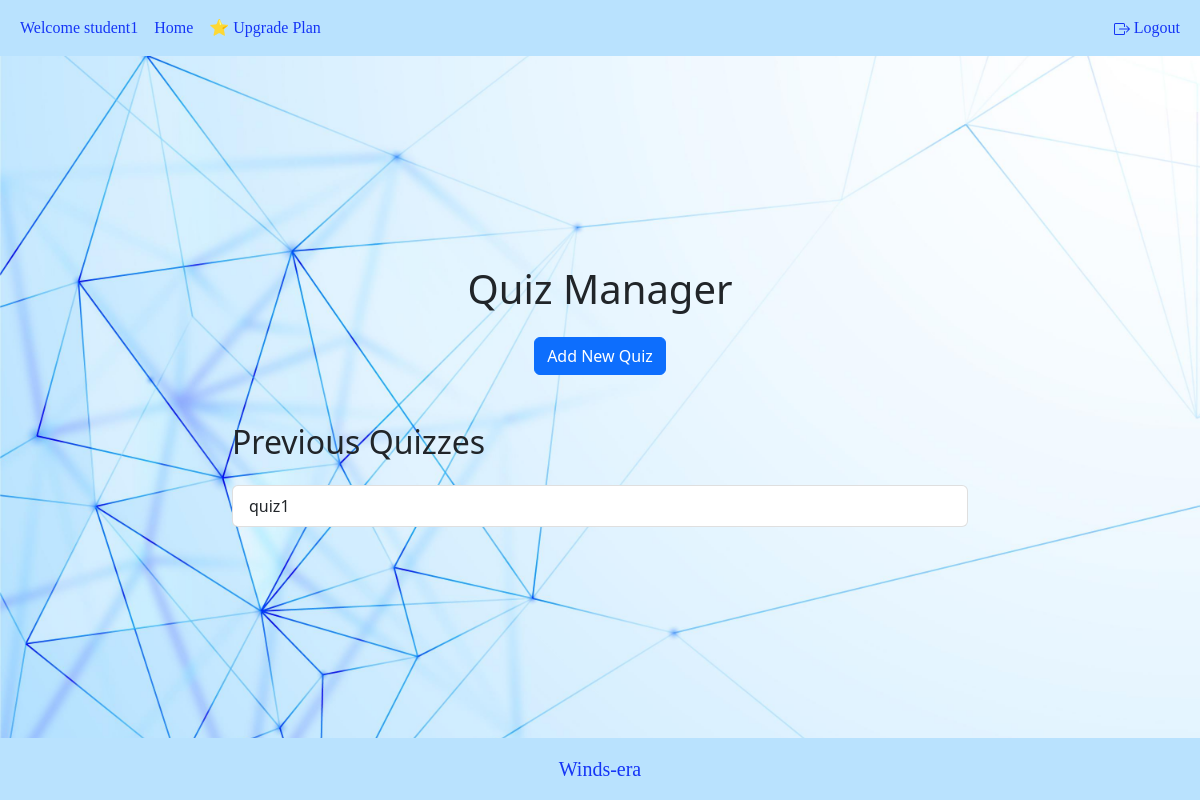
The page /quiz/quizzes/App_Development/ (signed in) on the database as committed earlier.
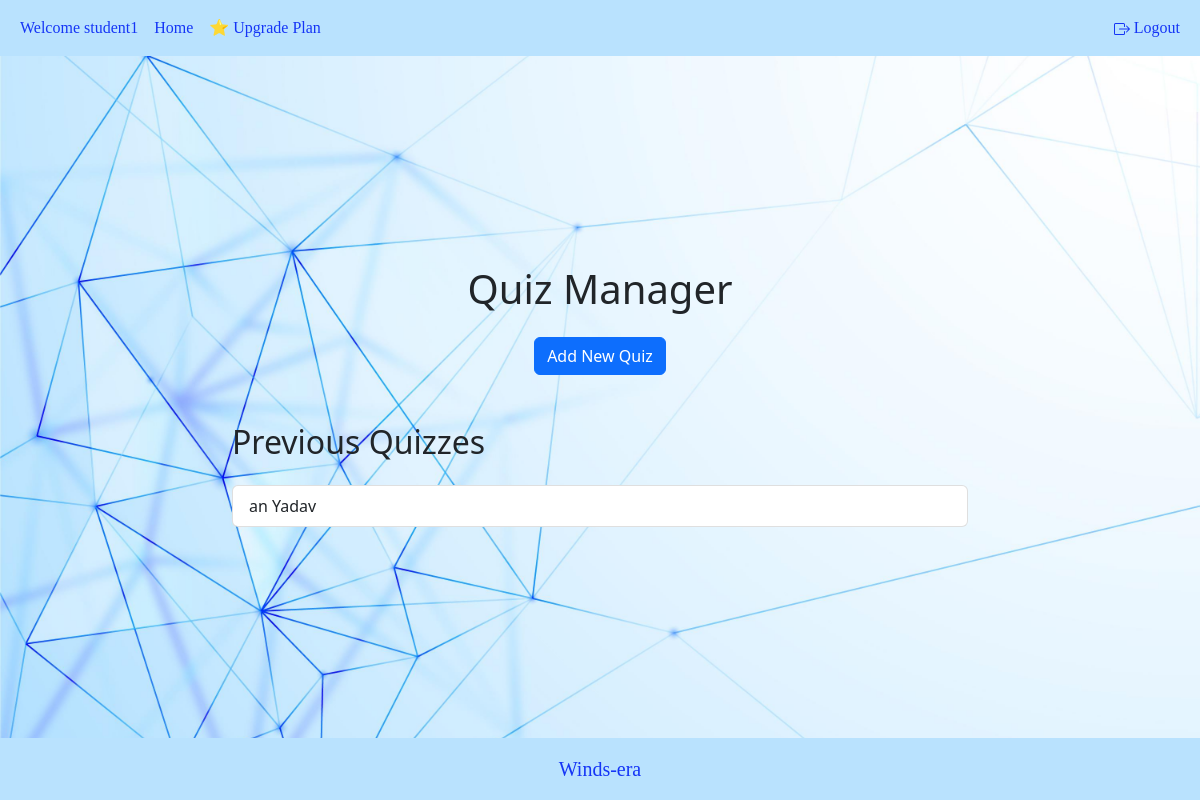
The same page on the database as committed later.
### quiz/models.py (models this page shows, shortened)
class Quiz(models.Model):
    name = models.CharField(max_length=120)
    topic = models.CharField(max_length=120)
    number_of_questions = models.IntegerField()
    time = models.IntegerField(help_text="duration of the quiz in minutes")
    required_score_to_pass = models.IntegerField(help_text="required score in %")
    difficulty = models.CharField(max_length=6, choices=DIFF_CHOICES)
    class Meta:
        verbose_name_plural = 'Quizes'

### quiz/views.py (the view)
# urls.py: path('quizzes/<str:slug>/', quizzes, name='quizzes'),
@login_required
def quizzes(request, slug):
    quizzes = Quiz.objects.filter(topic=slug)
    return render(request, 'quiz/quizzes.html', {'quizzes': quizzes, 'slug': slug})

### quiz/templates/quiz/quizzes.html (shortened to what this page needs)
{% extends "root.html" %} {% block content %}
<div class="container py-4">
  <div class="row justify-content-center">
    <div class="col-md-8 text-center">
      <h1 class="mb-4">Quiz Manager</h1>
      <a href="{% url 'quiz:add_quiz' slug=slug %}" class="btn btn-primary"
        >Add New Quiz</a
      >
    </div>
  </div>
  <div class="row mt-5">
    <div class="col-md-8 offset-md-2">
      <h2 class="mb-4">Previous Quizzes</h2>
      <div class="list-group">
        {% for quiz in quizzes %}
        <a
          href="{% url 'quiz:update_quiz' quiz_id=quiz.id slug=slug %}"
          class="list-group-item list-group-item-action quiz-link"
          >{{ quiz.name|slice:"3:" }}</a
        >
        {% empty %}
        <div class="list-group-item">No quizzes found.</div>
        {% endfor %}
      </div>
    </div>
  </div>
</div>
{% endblock content %}

Rows that differ between the two databases and show on the page:
removed Quiz: name "quiz1"
added Quiz: name "an Yadav"
